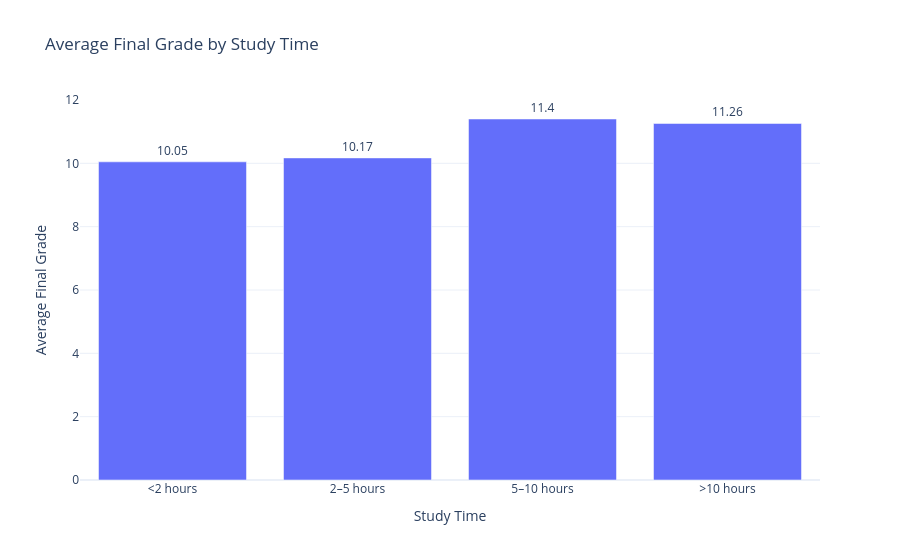

Write notebook code for a chart like this one.
### Markdown cell above
## 4. Study Time vs Final Grade

### Code cell
study_summary = (
    df.groupby(['studytime','study_time_label'], as_index=False)
      .agg(
          Students=('G3','count'),
          Average_Grade=('G3','mean'),
          Pass_Rate=('G3', lambda x: (x >= 10).mean() * 100)
      )
      .sort_values('studytime')
)

fig = px.bar(
    study_summary,
    x='study_time_label',
    y='Average_Grade',
    text=study_summary['Average_Grade'].round(2),
    hover_data=['Students','Pass_Rate'],
    title='Average Final Grade by Study Time',
    labels={'study_time_label':'Study Time','Average_Grade':'Average Final Grade'}
)
fig.update_traces(textposition='outside')
fig.update_layout(template='plotly_white')
fig.show()

### Figure 1 — Plotly figure (JSON) as saved in the notebook; plotly's stock layout.template omitted (floating-point values rounded to 4 significant figures)
{"data": [{"customdata": [[105.0, 64.76], [198.0, 64.65], [65.0, 75.38], [27.0, 74.07]], "hovertemplate": "Study Time=%{x}<br>Average Final Grade=%{y}<br>text=%{text}<br>Students=%{customdata[0]}<br>Pass_Rate=%{customdata[1]}<extra></extra>", "legendgroup": "", "marker": {"color": "#636efa", "pattern": {"shape": ""}}, "name": "", "orientation": "v", "showlegend": false, "text": [10.05, 10.17, 11.4, 11.26], "textposition": "outside", "type": "bar", "x": ["<2 hours", "2–5 hours", "5–10 hours", ">10 hours"], "xaxis": "x", "y": [10.05, 10.17, 11.4, 11.26], "yaxis": "y"}], "layout": {"barmode": "relative", "legend": {"tracegroupgap": 0}, "title": {"text": "Average Final Grade by Study Time"}, "xaxis": {"anchor": "y", "domain": [0, 1], "title": {"text": "Study Time"}}, "yaxis": {"anchor": "x", "domain": [0, 1], "title": {"text": "Average Final Grade"}}}}
